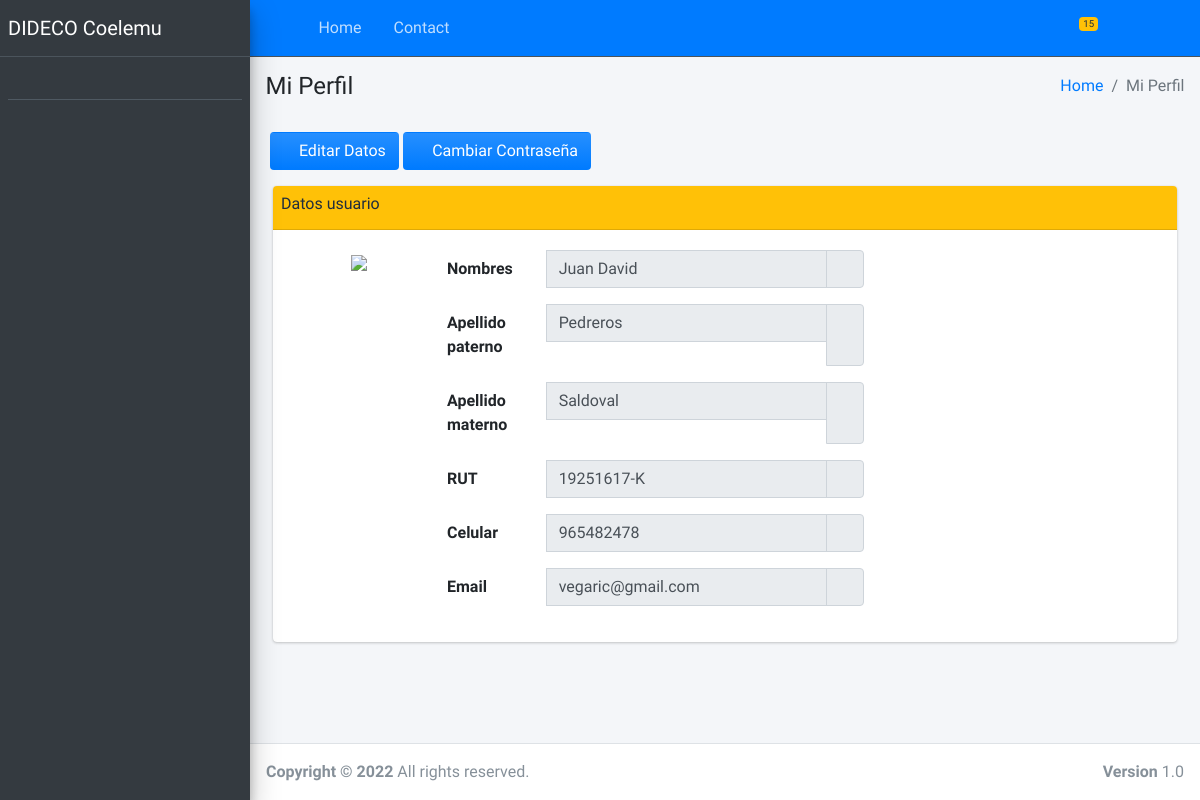
Page /mi-perfil/3 (signed in) on the committed database.
### eas_coelemu_app/models.py (models this page shows, shortened)
class Usuario(models.Model):
    nombres = models.CharField(max_length=255)
    apellido_paterno = models.CharField(max_length=255)
    apellido_materno = models.CharField(max_length=255)
    rut = models.IntegerField()
    dv = models.CharField(max_length=1)
    imagen = models.ImageField(upload_to="usuarios/perfil", null=True, blank=True)
    celular = models.CharField(max_length=9)
    email = models.EmailField()
    contrasena = models.CharField(max_length=8)
    rol = models.ForeignKey(Rol, related_name="usuarios", on_delete = models.CASCADE)#related_name="usuarios"
    estado = models.IntegerField()#Actvivo(1) o Inactivo(0)
    created_at = models.DateTimeField(auto_now_add=True)
    updated_at = models.DateTimeField(auto_now=True)
    objects = UsuarioManager()
    class Meta:
        ordering = ["-created_at"]

### eas_coelemu_app/views.py (the view)
# urls.py: path('mi-perfil/<int:id_user>', views.miPerfil, name='miPerfil'),
def miPerfil(request, id_user):
    if 'usuario' not in request.session:
        return redirect('error404')
    usuario = Usuario.objects.get(id=id_user)
    if request.method == 'GET':
        context = {
                'usuario':  usuario,
                }
        return render(request, 'mi_perfil.html', context)

### eas_coelemu_app/templates/mi_perfil.html (shortened to what this page needs)
{% extends "base.html" %}
{% load static %}
{% block content_header_title%}Mi Perfil{% endblock %}
{% block content_header_actual%} Mi Perfil{% endblock %}
{% block content_main %}
<div class="row mb-3 ml-1">
    <a href="{% url 'editarPerfil' request.session.usuario.id %}">
        <button type="button" class="btn bg-gradient-primary">
            <i class="fas fa-user-edit"></i>
            Editar Datos
        </button>
    </a>
    <a href="{% url 'cambiarContrasena' request.session.usuario.id %}">
        <button type="button" class="btn bg-gradient-primary ml-1"">
            <i class="fas fa-key"></i>
            Cambiar Contraseña
        </button>
    </a>
</div>
<section class="content">
    <div class="container-fluid">
        <div class="row">
            <div class="col col-md12">
                <div class="card card-warning">
                    <div class="card-header p-2">
                        <h6>Datos usuario</h6>
                    </div>
                    <div class="card-body container-fluid">
                            <div class="row">
                                <div class="col-md-2 mx-auto">
                                    <div class="form-group text-center">
                                        <img src="{% static 'img/usuario.png' %}"  class="img-fluid crop"  width="40%">
                                    </div>
                                </div>
                                <div class="col-md-6 mx-auto">
                                    <div class="input-group mb-3">
                                        <label for="registro_nombres" class="col-sm-3 col-form-label">Nombres</label>
                                        <input type="text" class="form-control" placeholder="Nombres" id="registro_nombres" name="registro_nombres" value="{{ usuario.nombres }}" readonly>
                                        <div class="input-group-append">
                                            <div class="input-group-text">
                                            <span class="fas fa-user"></span>
                                            </div>
                                        </div>
                                    </div>
                                    <div class="input-group mb-3">
                                        <label for="registro_ap_paterno" class="col-sm-3 col-form-label">Apellido paterno</label>
                                        <input type="text" class="form-control" placeholder="Apellido paterno" id="registro_ap_paterno" name="registro_ap_paterno" value="{{ usuario.apellido_paterno }}" readonly>
                                        <div class="input-group-append">
                                            <div class="input-group-text">
                                            <span class="fas fa-user"></span>
                                            </div>
                                        </div>
                                    </div>
                                    <div class="input-group mb-3">
                                        <label for="registro_ap_materno" class="col-sm-3 col-form-label">Apellido materno</label>
                                        <input type="text" class="form-control" placeholder="Apellido materno" id="registro_ap_materno" name="registro_ap_materno" value="{{ usuario.apellido_materno }}" readonly>
                                        <div class="input-group-append">
                                            <div class="input-group-text">
                                            <span class="fas fa-user"></span>
                                            </div>
                                        </div>
                                    </div>
                                    <div class="input-group mb-3">
                                        <label for="registro_rut" class="col-sm-3 col-form-label">RUT</label>
                                        <input type="text" class="form-control" placeholder="11111111-1" id="registro_rut" name="registro_rut" value="{{ usuario.rut }}-{{ usuario.dv}}" readonly>
                                        <div class="input-group-append">
                                            <div class="input-group-text">
                                            <span class="fas fa-id-card"></span>
                                            </div>
                                        </div>
                                    </div>
                                    <div class="input-group mb-3">
                                        <label for="registro_celular" class="col-sm-3 col-form-label">Celular</label>
                                        <input type="text" class="form-control" placeholder="Celular" id="registro_celular" name="registro_celular" value="{{ usuario.celular }}" readonly>
                                        <div class="input-group-append">
                                            <div class="input-group-text">
                                            <span class="fas fa-mobile"></span>
                                            </div>
                                        </div>
                                    </div>
                                    <div class="input-group mb-3">
                                        <label for="registro_email" class="col-sm-3 col-form-label">Email</label>
                                        <input type="email" class="form-control" placeholder="Email" id="registro_email" name="registro_email" value="{{ usuario.email }}" readonly>
                                        <div class="input-group-append">
                                            <div class="input-group-text">
                                            <span class="fas fa-envelope"></span>
                                            </div>
                                        </div>
                                    </div>
                                </div>
                                <div class="col-md-4">
                                </div>
                            </div>
                    </div>
                </div>
            </div>
        </div>
    </div>
</section>
{% endblock %}

### rows in the picture
Usuario: registro_nombres "Juan David", registro_ap_paterno "Pedreros", registro_ap_materno "Saldoval", registro_rut "19251617-K", registro_celular "965482478", registro_email "vegaric@gmail.com"
